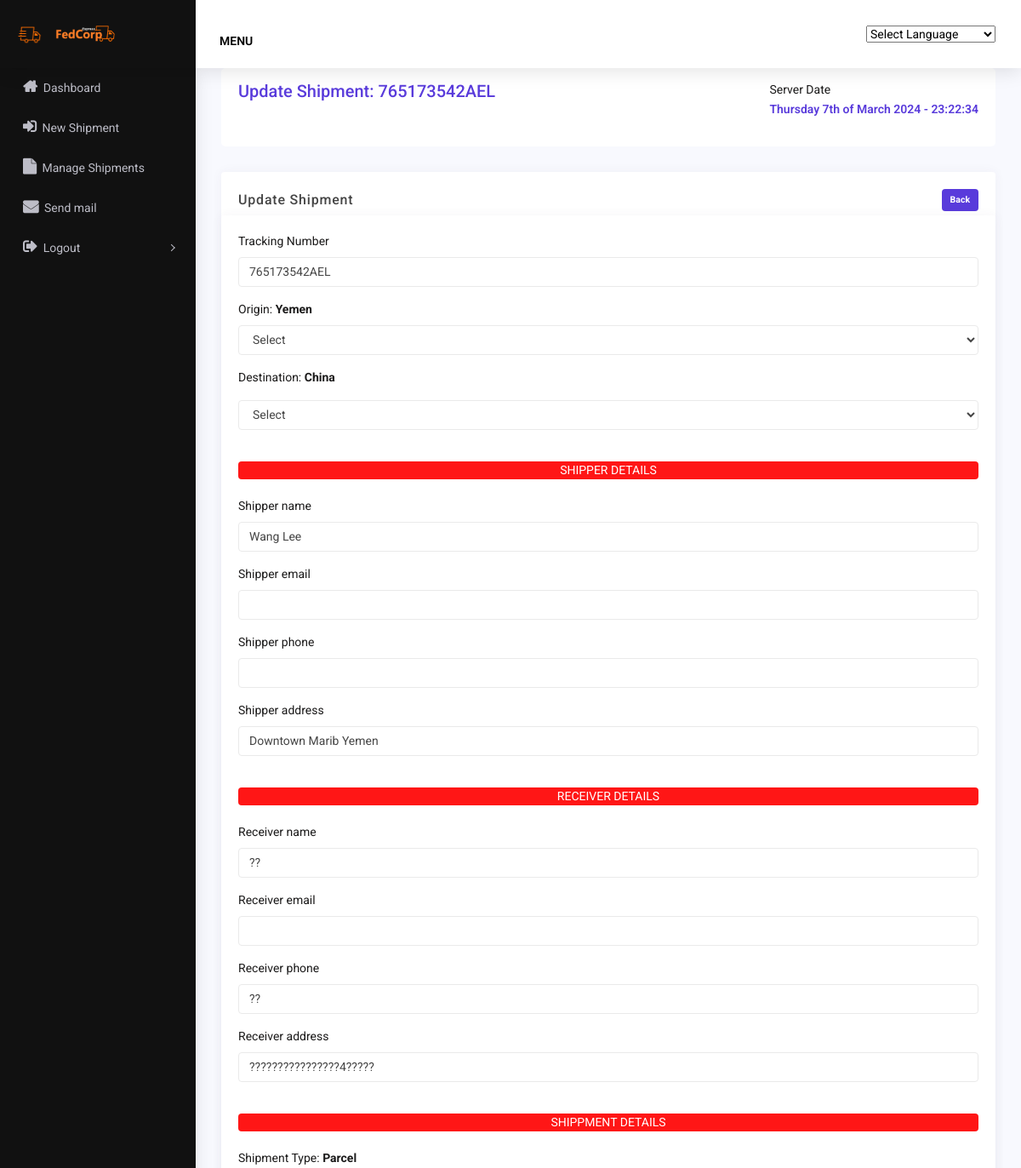
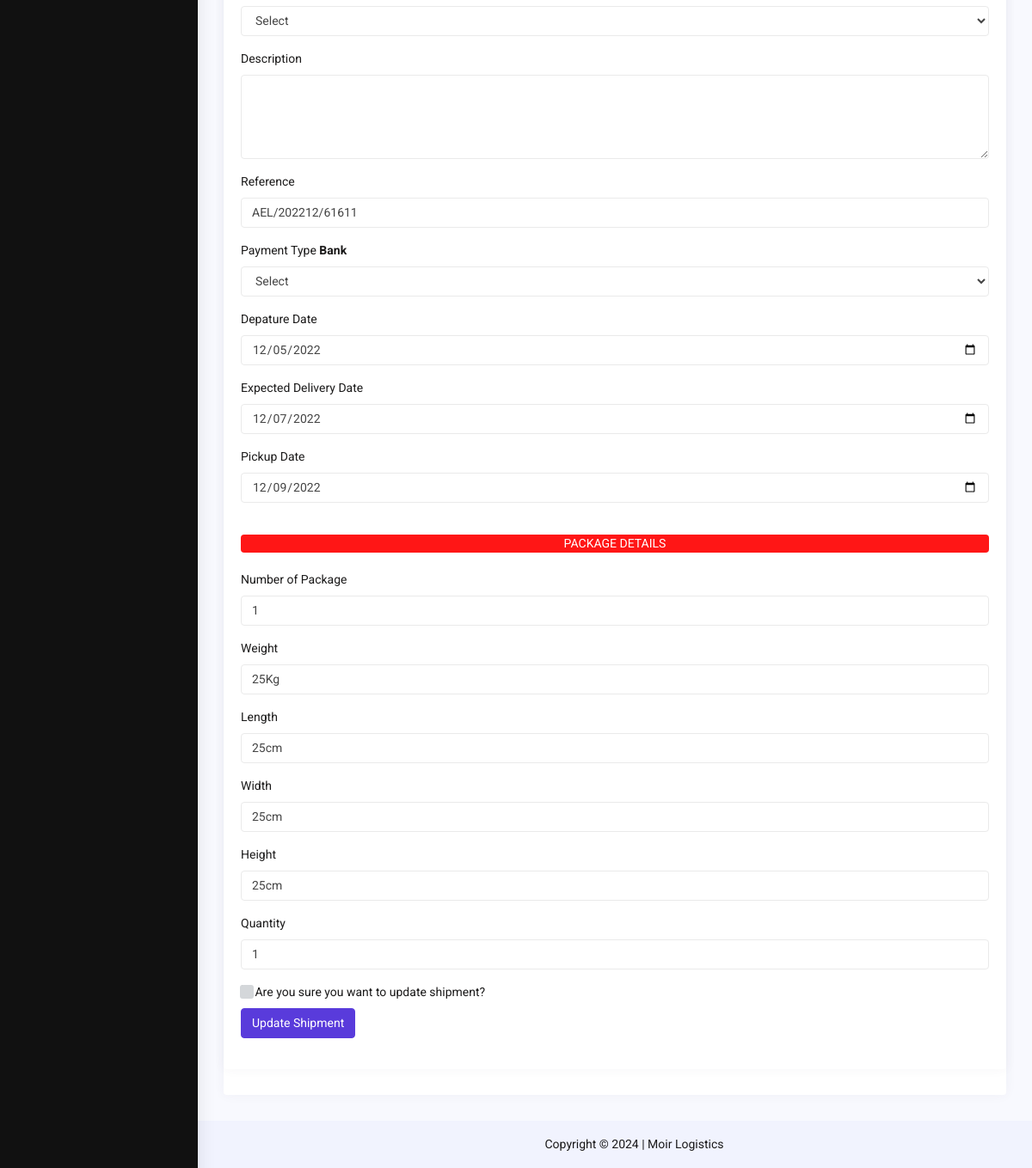
Page /admin/view.php?id=765173542AEL (signed in) on the committed database (2 pictures, top to bottom).
### tables this page shows
CREATE TABLE `shipment` (
  `id` int(255) NOT NULL,
  `trackingNumber` varchar(255) DEFAULT NULL,
  `shipperName` varchar(255) DEFAULT NULL,
  `shipperEmail` varchar(255) DEFAULT NULL,
  `shipperPhone` varchar(255) DEFAULT NULL,
  `shipperAddress` mediumtext,
  `receiverName` varchar(255) DEFAULT NULL,
  `receiverEmail` varchar(255) DEFAULT NULL,
  `receiverPhone` varchar(255) DEFAULT NULL,
  `receiverAddress` mediumtext,
  `progress` varchar(10) DEFAULT NULL,
  `origin` varchar(255) DEFAULT NULL,
  `destination` varchar(255) DEFAULT NULL,
  `package` varchar(255) DEFAULT NULL,
  `status` varchar(255) DEFAULT NULL,
  `shipmentType` varchar(255) DEFAULT NULL,
  `description` longtext,
  `weight` varchar(255) DEFAULT NULL,
  `length` varchar(255) DEFAULT NULL,
  `width` varchar(255) DEFAULT NULL,
  `height` varchar(255) DEFAULT NULL,
  `ref` varchar(255) DEFAULT NULL,
  `quantity` varchar(10) DEFAULT NULL,
  `paymentMode` varchar(255) DEFAULT NULL,
  `departureDate` varchar(255) DEFAULT NULL,
  `deliveryDate` varchar(255) DEFAULT NULL,
  `pickupDate` varchar(255) DEFAULT NULL
);

### admin/view.php (the view, shortened to what this page needs)
<?php
if ( isset( $_GET[ 'id' ] ) ) {
    $shipmentId = $_GET[ 'id' ];
}
$page = 'Update Shipment: ' . $shipmentId;
include( 'header.php' );
?>
<div class="content-body">
    <div class="container-fluid">
        <div class="row page-titles mx-0">
            <div class="col-sm-6 p-md-0">
                <div class="welcome-text">
                    <h4>
                        <?php echo $page; ?>
                    </h4>
                </div>
            </div>
            <div class="col-sm-6 p-md-0 justify-content-sm-end mt-2 mt-sm-0 d-flex">
                <ol class="breadcrumb">
                    <li class="breadcrumb-item">Server Date <br>
                        <p style="color: #593bdb; font-weight: 600">
                            <?php echo date( "l jS \of F Y" ); ?> - <span id="Hour"></span><span id="Minut"></span><span id="Second"></span>
                        </p>
                    </li>
                </ol>
            </div>
        </div>
        <div class="row">
            <div class="col-lg-12">
                <div class="card">
                    <div class="card-header">
                        <h4 class="card-title">Update Shipment</h4>
                        <a href="dashboard" class="badge badge-primary">Back</a>
                    </div>
                    <?php
                    $sqlMain = "SELECT * FROM shipment WHERE trackingNumber='$shipmentId'";
$resultuser = $conn->query( $sqlMain );
$row = $resultuser->fetch_assoc();
                    ?>
                    <div class="card">
                        <div class="card-body">
                            <div class="basic-form">
                                <form method="post">
                                    <div class="form-group">
                                        <label>Tracking Number</label>
                                        <input type="text" name="trackingNumber" class="form-control" value="<?php echo $row['trackingNumber']; ?>">
                                    </div>
                                    <div class="form-group">
                                        <label>Origin: <b><?php echo $row['origin']; ?></b></label>
                                        <select class="form-control" name="origin" required>
                                            <option value="">Select</option>
                                        </select>
                                    </div>
                                    <div class="form-group">
                                        <label><label>Destination: <b><?php echo $row['destination']; ?></b></label></label>
                                        <select class="form-control" name="destination" required>
                                            <option value="">Select</option>
                                        </select>
                                    </div>
                                    <br>
                                    <div class="progress-bar bg-danger" style="width: 100%; margin: 10px 0 padding: 10px auto" role="progressbar"> SHIPPER DETAILS </div><br>
                                    <div class="form-group">
                                        <label>Shipper name</label>
                                        <input type="text" class="form-control" name="shipperName" value="<?php echo $row['shipperName']; ?>">
                                    </div>
                                    <div class="form-group">
                                        <label>Shipper email</label>
                                        <input type="text" class="form-control" name="shipperEmail" value="<?php echo $row['shipperEmail']; ?>">
                                    </div>
                                    <div class="form-group">
                                        <label>Shipper phone</label>
                                        <input type="text" class="form-control" name="shipperPhone" value="<?php echo $row['shipperPhone']; ?>">
                                    </div>
                                    <div class="form-group">
                                        <label>Shipper address</label>
                                        <input type="text" class="form-control" name="shipperAddress" value="<?php echo $row['shipperAddress']; ?>">
                                    </div><br>
                                    <div class="progress-bar bg-danger" style="width: 100%; margin: 10px 0 padding: 10px auto" role="progressbar"> RECEIVER DETAILS </div><br>
                                    <div class="form-group">
                                        <label>Receiver name</label>
                                        <input type="text" class="form-control" name="receiverName" required value="<?php echo $row['receiverName']; ?>">
                                    </div>
                                    <div class="form-group">
                                        <label>Receiver email</label>
                                        <input type="text" class="form-control" name="receiverEmail" value="<?php echo $row['receiverEmail']; ?>">
                                    </div>
                                    <div class="form-group">
                                        <label>Receiver phone</label>
                                        <input type="text" class="form-control" name="receiverPhone" value="<?php echo $row['receiverName']; ?>">
                                    </div>
                                    <div class="form-group">
                                        <label>Receiver address</label>
                                        <input type="text" class="form-control" name="receiverAddress" value="<?php echo $row['receiverAddress']; ?>">
                                    </div>
                                    <br>
                                    <div class="progress-bar bg-danger" style="width: 100%; margin: 10px 0 padding: 10px auto" role="progressbar"> SHIPPMENT DETAILS </div><br>
                                    <div class="form-group">
                                        <label>Shipment Type: <b><?php echo $row['shipmentType']; ?></b></label>
                                        <select class="form-control" name="shipmentType">
                                            <option value="">Select</option>
                                        </select>
                                    </div>
                                    <div class="form-group">
                                        <label>Description</label>
                                        <textarea rows="4" class="form-control" name="description"><?php echo $row['description']; ?></textarea>
                                    </div>
                                    <div class="form-group">
                                        <label>Reference</label>
                                        <input type="text" class="form-control" name="ref" value="<?php echo $row['ref']; ?>">
                                    </div>
                                    <div class="form-group">
                                        <label>Payment Type <b><?php echo $row['paymentMode']; ?></b></label>
                                        <select class="form-control" name="paymentType">
                                            <option value="">Select</option>
                                        </select>
                                    </div>
                                    <div class="form-group">
                                        <label>Depature Date</label>
                                        <input type="date" class="form-control" name="departureDate" required value="<?php echo $row['departureDate']; ?>">
                                    </div>
                                    <div class="form-group">
                                        <label>Expected Delivery Date</label>
                                        <input type="date" class="form-control" name="deliveryDate" required value="<?php echo $row['deliveryDate']; ?>">
                                    </div>
                                    <div class="form-group">
                                        <label>Pickup Date</label>
                                        <input type="date" class="form-control" name="pickupDate" required value="<?php echo $row['pickupDate']; ?>">
                                    </div><br>
                                    <div class="progress-bar bg-danger" style="width: 100%; margin: 10px 0 padding: 10px auto" role="progressbar"> PACKAGE DETAILS </div><br>
                                    <div class="form-group">
                                        <label>Number of Package</label>
                                        <input type="text" class="form-control" placeholder="1" name="package" required value="<?php echo $row['package']; ?>">
                                    </div>
                                    <div class="form-group">
                                        <label>Weight</label>
                                        <input type="text" class="form-control" placeholder="25Kg" name="weight" required value="<?php echo $row['weight']; ?>">
                                    </div>
                                    <div class="form-group">
                                        <label>Length</label>
                                        <input type="text" class="form-control" placeholder="25cm" name="length" required value="<?php echo $row['length']; ?>">
                                    </div>
                                    <div class="form-group">
                                        <label>Width</label>
                                        <input type="text" class="form-control" placeholder="25cm" name="width" required value="<?php echo $row['width']; ?>">
                                    </div>
                                    <div class="form-group">
                                        <label>Height</label>
                                        <input type="text" class="form-control" placeholder="25cm" name="height" required value="<?php echo $row['height']; ?>">
                                    </div>
                                    <div class="form-group">
                                        <label>Quantity</label>
                                        <input type="text" class="form-control" placeholder="1" name="quantity" required value="<?php echo $row['quantity']; ?>">
                                    </div>
                                    <div class="checkbox">
                                        <label>
										<input type="checkbox" required> Are you sure you want to update shipment?
										</label>
                                    </div>
                                    <div class="form-group">
                                        <input type="submit" class="btn btn-primary" name="submit" value="Update Shipment">
                                    </div>
                                </form>
                            </div>
                        </div>
                    </div>
                </div>
            </div>
        </div>
    </div>
</div>
<?php
include( 'footer.php' );
?>

### admin/header.php (style rules this page uses)
body { top: 0 !important; }

### rows in the picture
shipment: trackingNumber "765173542AEL", origin "Yemen", destination "China", shipperName "Wang Lee", shipperAddress "Downtown Marib Yemen", receiverName "??", receiverPhone "??", receiverAddress "????????????????4?????", shipmentType "Parcel", ref "AEL/202212/61611", paymentMode "Bank", departureDate "12/05/2022", deliveryDate "12/07/2022", pickupDate "12/09/2022", package "1", weight "25Kg", length "25cm", width "25cm", height "25cm", quantity "1"

### other values in the picture
$page "Update Shipment: 765173542AEL"
$siteName "Moir Logistics"
